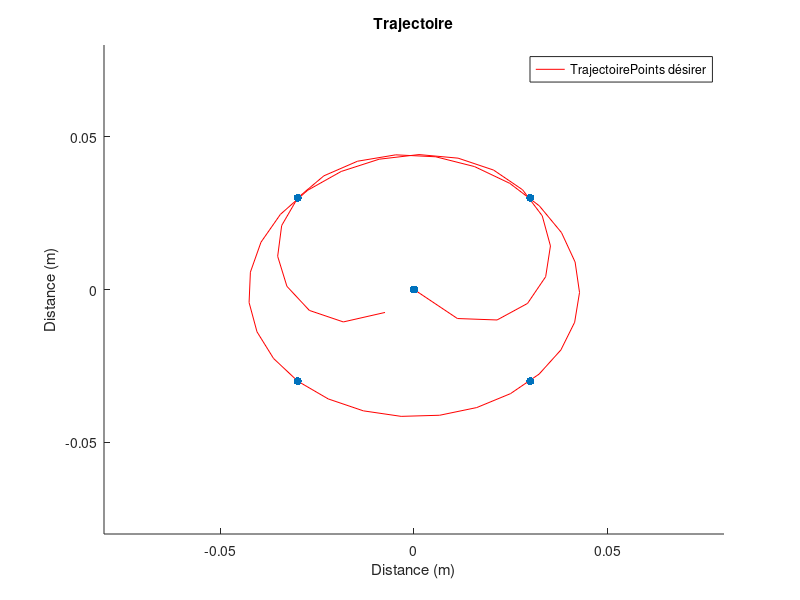

Here is the MATLAB script that generated this plot: (Note: this script raises an error after producing the figure.)
clc
close all
clear all

%% Information
% point 1 = (0,0)
% point 2 = (3,3)
% point 3 = (-3,3)
% point 4 = (-3,-3)
% point 5 = (3,-3)
% point 6 = (0,0)

%Variables
%Un huit en trajectoire
% OUT = [0.0/100  3.0/100   5.0/100   3.0/100  -3.0/100  -5.0/100  -3.0/100   0.0/100;
%        0.0/100  3.0/100   0.0/100  -3.0/100   3.0/100   0.0/100  -3.0/100   0.0/100]';

% OUT_Pos = [0.1375  3.0   0.1375  -3.0  -3.0  -3.0   3.0   0.1375;
%            0.1375  3.0   3.0   3.0   0.1375  -3.0  -3.0   0.1375]';

OUT = [0.0  3.0  -3.0  -3.0   3.0  3.0  -3.0   0.0;
       0.0  3.0   3.0  -3.0  -3.0  3.0   3.0   0.0]';


diviser = 100;
%Mettre en Cm
OUT = OUT./diviser;
%0.1375m milieu
%0.2750m max

Temps = linspace(1, 8, length(OUT(:,1)));
Position = (1:0.15:8);

%Pour les X
for n = 1:length(OUT(:,1))
    for nn = 1:length(OUT(:,1));
        C(nn, n) = (Temps(nn)).^(n-1);
    end
end

%Pour les Y
for n = 1:length(OUT(:,2))
    S(n,1) = OUT(n,2);
    S2(n,1) = OUT(n,1);
end

clear n nn

%Calcul de l'interpolation
A1 = pinv(C)*S;
A2 = pinv(C)*S2;

%x
H1 = A1(8).*Position.^7 + A1(7).*Position.^6 + A1(6).*Position.^5 + A1(5).*Position.^4 + A1(4).*Position.^3 + A1(3).*Position.^2 + A1(2).*Position + A1(1);
%y
H2 = A2(8).*Position.^7 + A2(7).*Position.^6 + A2(6).*Position.^5 + A2(5).*Position.^4 + A2(4).*Position.^3 + A2(3).*Position.^2 + A2(2).*Position + A2(1);

%Pour la longueur
%Finale B
Position2 = Position(2:end);
dH1 = 7*A1(8).*Position2.^6 + 6*A1(7).*Position2.^5 + 5*A1(6).*Position2.^4 + 4*A1(5).*Position2.^3 + 3*A1(4).*Position2.^2 + 2*A1(3).*Position2 + A1(2).*Position2;
dH2 = 7*A2(8).*Position2.^6 + 6*A2(7).*Position2.^5 + 5*A2(6).*Position2.^4 + 4*A2(5).*Position2.^3 + 3*A2(4).*Position2.^2 + 2*A2(3).*Position2 + A2(2).*Position2;
ans1_1 = sqrt(1+(dH1).^2);
ans1_2 = sqrt(1+(dH2).^2);
%Depart A
Position2 = Position(1:end-1);
dH1 = 7*A1(8).*Position2.^6 + 6*A1(7).*Position2.^5 + 5*A1(6).*Position2.^4 + 4*A1(5).*Position2.^3 + 3*A1(4).*Position2.^2 + 2*A1(3).*Position2 + A1(2).*Position2;
dH2 = 7*A2(8).*Position2.^6 + 6*A2(7).*Position2.^5 + 5*A2(6).*Position2.^4 + 4*A2(5).*Position2.^3 + 3*A2(4).*Position2.^2 + 2*A2(3).*Position2 + A2(2).*Position2;
ans2_1 = sqrt(1+(dH1).^2);
ans2_2 = sqrt(1+(dH2).^2);

%Les deux ensemble
Longueur1 = sum(ans1_1 - ans2_1)
Longueur2 = sum(ans1_2 - ans2_2)

Longueur = Longueur1 + Longueur2


H1 = H1(:);
H2 = H2(:);

%Ajustement pour le maximum
% H1(H1 <= -0.08) = -0.08;
% H1(H1 >=  0.08) =  0.08;
% H2(H2 <= -0.08) = -0.08;
% H2(H2 >=  0.08) =  0.08;

figure
hold on
plot(H2, H1, "red")
scatter(OUT(:,1), OUT(:,2), "blue", 'filled')
xlim([-0.08 0.08])
ylim([-0.08 0.08])
xlabel("Distance (m)")
ylabel("Distance (m)")
title("Trajectoire")
legend(["Trajectoire", "Points désirer"])

%% Save les valeurs 
Path = which("Trajectoire.m");
Path = strrep(Path, 'Trajectoire.m', 'Trajectoire.mat');
save(Path, "-mat");

%% Autre
% Si on veut juste de point vers point
% Diviser = 10;

% for n = 2:length(OUT(:,1))
%     if OUT(n,1) == OUT(n-1,1)
%         X = OUT(n,1)*ones(1, Diviser);
%     elseif OUT(n,1) < OUT(n-1,1)
%         X = linspace(OUT(n-1,1),OUT(n,1),Diviser);
%     elseif OUT(n,1) > OUT(n-1,1)
%         X = linspace(OUT(n-1,1),OUT(n,1), Diviser);
%     end
% 
%     if OUT(n,2) == OUT(n-1,2)
%         Y = OUT(n,2)*ones(1, Diviser);
%     elseif OUT(n,2) < OUT(n-1,2)
%         Y = linspace(OUT(n-1,2),OUT(n,2),Diviser);
%     elseif OUT(n,2) > OUT(n-1,2)
%         Y = linspace(OUT(n-1,2),OUT(n,1), Diviser);
%     end
% 
%     if n == 2
%         Xout = X;
%         Yout = Y;
%     else
%         Xout = [Xout X];
%         Yout = [Yout Y];
%     end
% end
% figure
% scatter(Xout, Yout)
% xlim([-4 4])
% ylim([-4 4])


disp("Hello World");